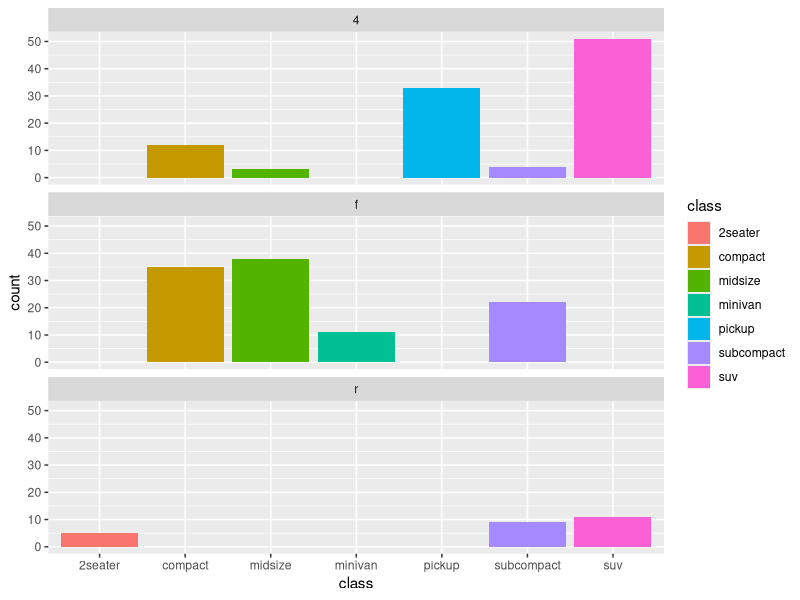
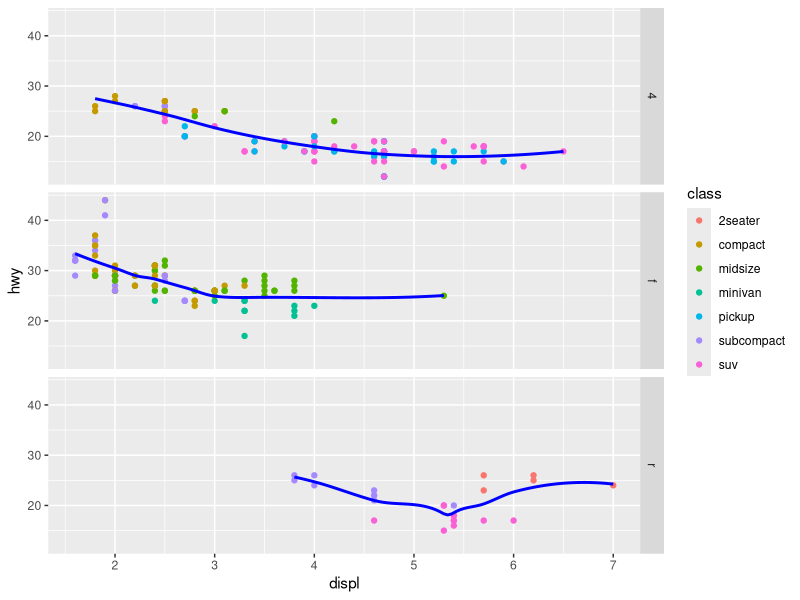

Source code (R) for these figures, in order:
## ---- chunk 1
knitr::opts_chunk$set(echo = TRUE,
                      message = FALSE,
                      warning = FALSE)
library(tidyverse)
## ---- chunk 2
ggplot(data = mpg, mapping = aes(x = class, fill = class)) +
  geom_bar() +
  facet_wrap(vars(drv), ncol = 1)
## ---- chunk 3
ggplot(data = mpg, mapping = aes(x = displ, y = hwy, color = class)) +
  geom_point() +
  geom_smooth(color = "blue", se = FALSE) +
  facet_grid(rows = vars(drv))
